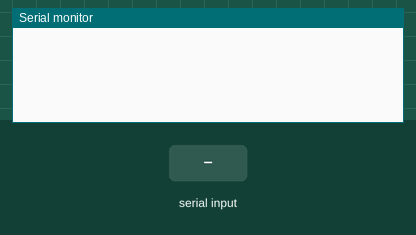
Simulated run of this sketch. Board: Arduino Mega 2560, built with avr-gcc and run on an emulated ATmega2560. Shown: the last lines printed to the serial monitor. Wiring (inferred from the names in the program): HMC5883L compass at I2C address 0x1E. The test bench sets the inputs (shaded band).

Above: at 1.3 s.
1.4 s: ":\n" received over Serial
At 2.4 s:
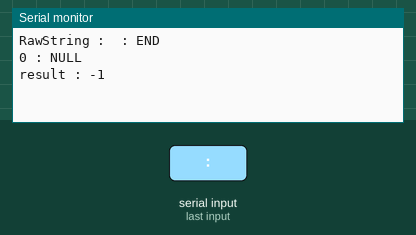
2.9 s: ":\n" received over Serial
At 3.22 s:
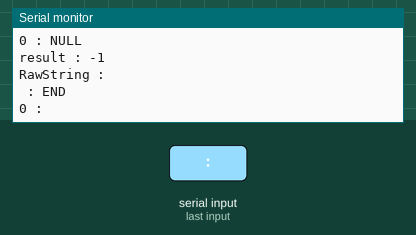

Measured:
- after the input at 1.4 s, the serial monitor: prints a new line at once (image 1)
- after the input at 2.9 s, the serial monitor: prints a new line at once (image 2)

The sketch:

Split_Ver.01.ino
```cpp
#include <Wire.h>				// for I2C通信
#include <math.h>				// atan2とか
#include <string.h>				// for Split

//#include <SoftwareSerial.h>		// for GPS Serial通信

// #########################################
// 関数プロトタイプ宣言
// #########################################
unsigned char I2cRead(unsigned char regAddress);					// I2C read
void I2cWrite(unsigned char regAddress, unsigned char data);		// I2C write
void GetMagnetData();												// 地磁気データを取得
int Split(char *string, char *separator);							// 返り値は分割数
// #########################################

// #########################################
// 定数定義
// #########################################

#define SERIAL_BAUDRATE 9600		// シリアル通信のボーレート

// 地磁気センサ
#define HMC5883L_ADDRESS 0x1E		// 7bit ADDRESS for I2C通信の素子識別アドレス

// CdS光センサ
#define ANALOG_PIN_CDS 1			// 光センサのアナログin

// GPS
#define GpsSerialBegin(baudrate) Serial1.begin(baudrate)
#define GpsSerialRead() Serial1.read()
#define GpsSerialAvailable() Serial1.available()
//#define PIN_GPS_RX 10				// GPS Rx (GPSのData Out) のピン番号
//#define PIN_GPS_TX 11				// GPS Tx (GPSのData In) のピン番号

#define GPS_RAW_ARR_LENGTH 20			// Gps_Raw_Arrの長さ
#define GPS_RAW_ARR_BUF_LENGTH 100		// Gps_Raw_Arrの値の長さ
char Gps_Raw_Arr[GPS_RAW_ARR_LENGTH][GPS_RAW_ARR_BUF_LENGTH];
// #########################################

// #########################################
// Global変数定義
// #########################################

// 地磁気センサ
unsigned char Magnet_X_Msb;
unsigned char Magnet_X_Lsb;
unsigned char Magnet_Z_Msb;
unsigned char Magnet_Z_Lsb;
unsigned char Magnet_Y_Msb;
unsigned char Magnet_Y_Lsb;
int Magnet_X_12;
int Magnet_Z_12;
int Magnet_Y_12;
double Magnet_X_Double;
double Magnet_Y_Double;
double Magnet_Rad;
double Magnet_Deg;

// GPS

// #########################################


// #########################################
// GPSセンサの設定
// #########################################
//SoftwareSerial g_gps(PIN_GPS_RX, PIN_GPS_TX);                          //(rx,tx)
//SoftwareSerial g_gps(6, 7);                          //(rx,tx)
// #########################################

void setup() {
	Wire.begin();					// I2C通信起動
	I2cWrite(0x02,0x00);			// 地磁気センサの設定

	Serial.begin(SERIAL_BAUDRATE);
	GpsSerialBegin(SERIAL_BAUDRATE);			// Serial通信の開始

	delay(100);
}


void loop() {

	// arduinoの仕様がよくわからんのだが，
	// loop関数内でnew変数定義して回してるとメモリーリーク起こすかもしれないのでwhileでくくった
	// うーん，測定値データとかはグローバルに宣言してもいいかもなぁ...


	char serialInput[200];		// シリアル通信受信文字列格納用 for split test
	int i = 0;
	int count = 0;
	while(1) {
		// データ受信したとき
		if (Serial.available()) {
			serialInput[i] = Serial.read();
			// 文字数が190以上 or 末尾文字
			if (i > 190 || serialInput[i] == ':') {
				// 末尾に終端文字の挿入
				serialInput[i] = '\0';
				// 受信文字列を送信
				Serial.print("RawString : ");
				Serial.print(serialInput);
				Serial.print(" : END");
				Serial.print("\n");

				count = SplitMissionSequence(serialInput, ",");

				Serial.print("result : ");
				// Serial.print("Count : ");
				Serial.print(count);
				Serial.print("\n");

				// カウンタの初期化
				i = 0;
				delay(1000);
			} else {
				i++;
			}
		}
	}
}


unsigned char I2cRead(unsigned char regAddress) {
	Wire.beginTransmission(HMC5883L_ADDRESS);
	Wire.write(regAddress);
	Wire.endTransmission(false);
	Wire.requestFrom(HMC5883L_ADDRESS,1);
	return Wire.read();
}


void I2cWrite(unsigned char regAddress, unsigned char data) {
	Wire.beginTransmission(HMC5883L_ADDRESS);
	Wire.write(regAddress);
	Wire.write(data);
	Wire.endTransmission(false);
}


int SplitMissionSequence(char *string, char *separator) {
	char *endAdress;						// 処理する文字列末尾のアドレス
	char *startAdress;						// 切り取る文字列の先頭
	char *pointer;							// 処理する位置を保持
	char splitString[100];					// 切り取った文字 文字数の上限に注意
	int count = 0;							// カウンタ
	int flag = 0;							// 処理終了のため
	int result = -1;

	endAdress = string + strlen(string);	// 文字列の末尾のポインタ．\0の位置
	startAdress = string;					// セパレーター探索スタート位置

	while(count < GPS_RAW_ARR_LENGTH) {
		pointer = strpbrk(startAdress, separator);		// セパレーターの検索 見つからなければNULL
		if (pointer == NULL) {							// セパレーターが発見できなかったらtrue
			// セパレーターが発見できなくても最後の文字列を処理する．
			if (flag) {
				break;
			}
			flag = 1;									// 次回LOOPから抜けれるように
		} else {
			*pointer = '\0';							// セパレーターをNULLに置換
			pointer++;									// 処理位置を次へ移動
//			*(pointer++) = 0;
		}

		strcpy(splitString, startAdress);				// 切り取った文字列をコピー って，まだ切り取ってないかw
		startAdress = pointer;							// 次切り取る文字列の先頭を更新

		if (!strcmp(splitString, "")) {					// strcmp 一致 → 0
			strcpy(splitString, "NULL");
		}

		// 表示
		Serial.print(count);
		Serial.print(" : ");
		Serial.print(splitString);
		Serial.print("\n");

		if (count == 0) {
			if ( !(strcmp(splitString, "start")) ) {
				Serial.print("start!!!\n");
				result = 1;
			}
			if ( !(strcmp(splitString, "casingok")) ) {
				Serial.print("casingok!!!\n");
				result = 2;
			}
		}

		count++;
		delay(500);
	}

	return result;
}
```
